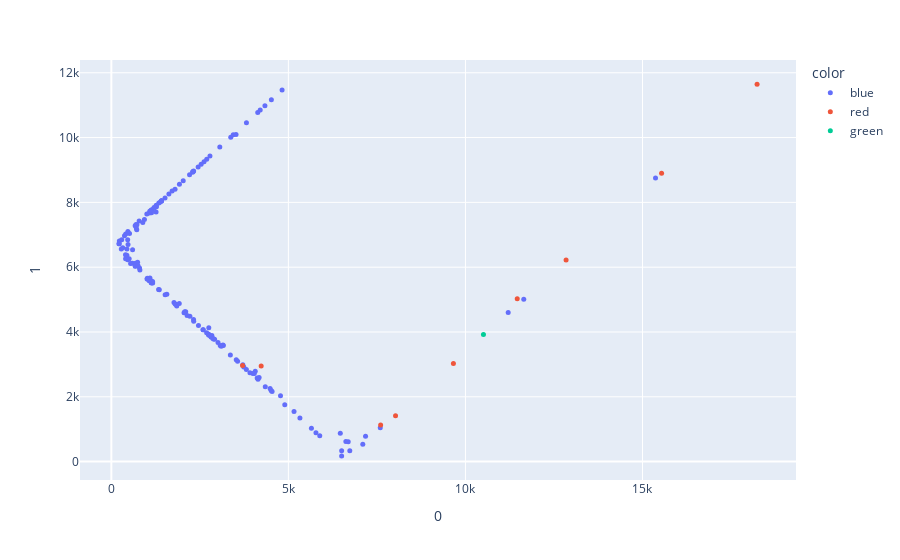

Notebook cell for this chart:
### Code cell
fig_2d = px.scatter(
    distances_2, x=0, y=1,
    hover_name=desc_colors.description,
    color=desc_colors.color, 
    
)
fig_2d.update_traces(marker_size=5)

fig_2d.show()

### Figure 1 — Plotly figure (JSON) as saved in the notebook; plotly's stock layout.template omitted (floating-point values rounded to 4 significant figures; data arrays with more than 128 entries replaced by an {"elided": "..."} marker saying what was removed)
{"data": [{"hovertemplate": "<b>%{hovertext}</b><br><br>color=blue<br>0=%{x}<br>1=%{y}<extra></extra>", "hovertext": {"elided": "160 str values"}, "legendgroup": "blue", "marker": {"color": "#636efa", "size": 5, "symbol": "circle"}, "mode": "markers", "name": "blue", "orientation": "v", "showlegend": true, "type": "scatter", "x": {"elided": "160 float values"}, "xaxis": "x", "y": {"elided": "160 float values"}, "yaxis": "y"}, {"hovertemplate": "<b>%{hovertext}</b><br><br>color=red<br>0=%{x}<br>1=%{y}<extra></extra>", "hovertext": ["Nolan Ryan - 1966 - 1993", "Jack Morris - 1977 - 1994", "Greg Maddux - 1986 - 2008", "Tom Glavine - 1987 - 2008", "Randy Johnson - 1988 - 2009", "John Smoltz - 1988 - 2009", "Mike Mussina - 1991 - 2008", "Pedro Martinez - 1992 - 2009", "Roy Halladay - 1998 - 2013"], "legendgroup": "red", "marker": {"color": "#EF553B", "size": 5, "symbol": "circle"}, "mode": "markers", "name": "red", "orientation": "v", "showlegend": true, "type": "scatter", "x": [18240.0, 9660.0, 15540.0, 12840.0, 11460.0, 7605.0, 8026.0, 4231.0, 3706.0], "xaxis": "x", "y": [11650.0, 3032.0, 8900.0, 6221.0, 5029.0, 1133.0, 1418.0, 2949.0, 2966.0], "yaxis": "y"}, {"hovertemplate": "<b>%{hovertext}</b><br><br>color=green<br>0=%{x}<br>1=%{y}<extra></extra>", "hovertext": ["Dennis Martinez - 1976 - 1998"], "legendgroup": "green", "marker": {"color": "#00cc96", "size": 5, "symbol": "circle"}, "mode": "markers", "name": "green", "orientation": "v", "showlegend": true, "type": "scatter", "x": [10510.0], "xaxis": "x", "y": [3919.0], "yaxis": "y"}], "layout": {"legend": {"title": {"text": "color"}, "tracegroupgap": 0}, "margin": {"t": 60}, "xaxis": {"anchor": "y", "domain": [0, 1], "title": {"text": "0"}}, "yaxis": {"anchor": "x", "domain": [0, 1], "title": {"text": "1"}}}}
